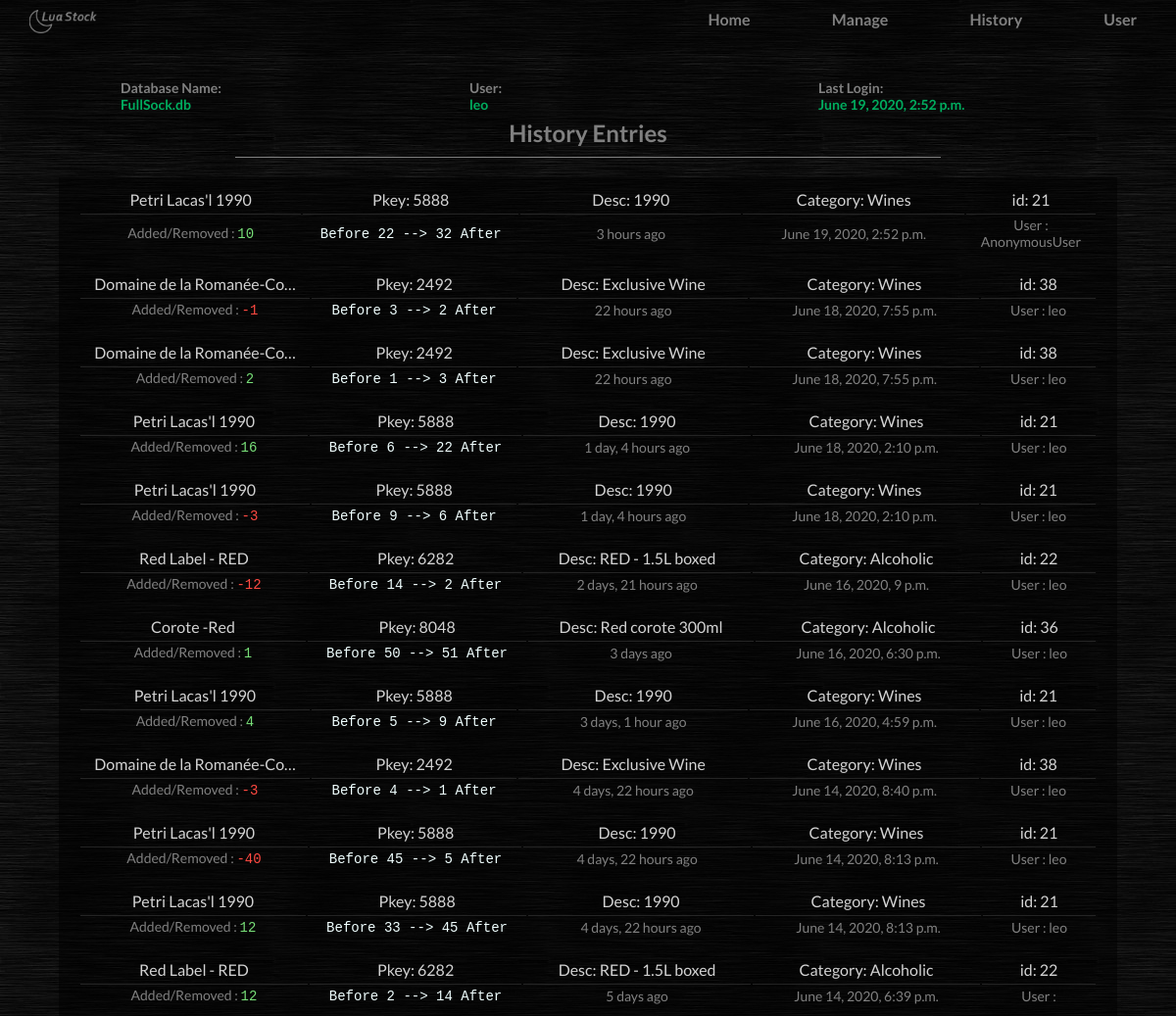
The app's page /history (signed in) with its own data.
### stock/models.py (models this page shows, shortened)
class HistConf(models.Model):
	item = models.ForeignKey(Product, on_delete=models.CASCADE)
	actual= models.PositiveSmallIntegerField()
	transition = models.IntegerField()
	total = models.PositiveSmallIntegerField()
	user = models.CharField(max_length=50)
	time = models.DateTimeField()

class Product(models.Model):
	name = models.CharField(max_length=50, unique=True)
	brand = models.CharField(max_length=20)
	category = models.ForeignKey(Category, on_delete=models.CASCADE)
	description = models.TextField(max_length=400)
	pkey = models.PositiveSmallIntegerField(unique=True, help_text="Unique Product Key. Current P.Key is unique")
	quantity = models.PositiveSmallIntegerField(help_text="Initial quantity value. Do no try to create a produt that already exists.")
	price = models.DecimalField(max_digits=8, decimal_places=2, help_text= " ex: $ 127.99 * Just type numbers")

class Category(models.Model):
	name = models.CharField(max_length=50, unique=True)
	description = models.TextField(max_length=400)
	def __str__(self):
		return self.name

### stock/views.py (the view)
# urls.py: path('history', views.history, name='history'),
def history(request):
	context ={'history':HistConf.objects.all()[::-1]}
	return render(request, 'stock/stock_history.html', context)

### stock/templates/stock/stock_history.html (shortened to what this page needs)
{% extends 'stock/base.html' %}
{% load static %}
{% load humanize %}
{% block title %}
	<link rel="stylesheet" href="{% static 'stock/history.css' %}">
{% endblock %}
{% block content %}
<h2 class="title">History Entries</h2>
<div class="histdiv">
		{% for hist in history %}
		<table>
			<tr class="item">
				<td> {{hist.item.name|truncatechars:25}} </td>
				<td style="width: 15%;"> Pkey: {{hist.item.pkey}} </td>
				<td> Desc: {{hist.item.description|truncatechars:18}} </td>
				<td> Category: {{hist.item.category}}</td>
				<td style="width: 10%;"> id: {{hist.item.id}}</td>
			</tr>
			<tr class="his">
				<td>Added/Removed :
				{% if hist.transition > 0 %}
					 <pre style="color: #77DD77; display: inline;">{{hist.transition}}</pre>
				{% else %}
					<pre style="color: #FF4941; display: inline;">{{hist.transition}}</pre>
				{% endif %}
				</td>
				<td><pre style="color: azure; display: inline; font-size: 14px;">Before {{hist.actual}} --> {{hist.total}} After</pre></td>
				<td>{{hist.time|naturaltime}}</td>
				<td>{{hist.time}}</td>
				<td>User : {{hist.user}}</td>
			</tr>
		{% empty %}
		<tr><td>No entries in database</td></tr>
		</table>
		{% endfor %}
</div>
{% endblock %}

### stock/templates/stock/base.html (shortened to what this page needs)
{% load static %}
<!DOCTYPE html>
<html>
<head>
	<link rel="stylesheet" href="{% static 'stock/base.css' %}">
	{% block title %}
	{% endblock %}
</head>
	<body style="font-family: 'Lato', sans-serif;">
			<nav class="top-bar">
				<ul class='title-area'>
					<li class='home'> <a href="{% url 'index' %}"> Home </a></li>
					<li class='manage'><a href="{% url 'manage' %}"> Manage </a></li>
					<li class='history'><a href="{% url 'history' %}"> History </a></li>
					<li class='user'><a href="{% url 'admin:index' %}"> User </a></li>
				</ul>
			</nav>
		<table class='cols'>
			<tr>
				<th> Database Name: <div id="greenfont"> FullSock.db </div></th>
				<th> User: <div id="greenfont"> {{request.user}} </div></th>
				<th> Last Login: <div id="greenfont"> {{request.user.last_login}} </div></th>
			</tr>
		</table>
		{% block content %}
		{% endblock %}
	</body>
</html>

### stock/static/stock/base.css (style rules this page uses)
body { background-image: url("background_texture.jpg"); margin: 0px; font-family: 'Lato', sans-serif; }
.head_table, .cols, .body, .foot, .items, .fname, ul { background-color: rgb(34, 34, 34); width: 95%; padding-left: 10px; margin-left: 30px; border: 1px gray solid; border-radius: 5px; color: gray; font-size: 14px; font-family: 'Lato', sans-serif; padding: 4px 10px; padding-left: 30px; text-align: left; text-decoration: none; }
.top-bar ul { background: url("icon.png") 30px 10px ; background-repeat: no-repeat; background-size: 70px; list-style-type: none; margin: 0; padding: 10px 0px; width: 100%; text-align: right; border: 0px; border-radius: 0px; background-color: rgba(0, 0, 0, 0.4); box-shadow: 0 0 30px 0 black; }
#greenfont { color: #00AD5F; }
.top-bar li, a { display: inline; color: gray; padding: 10px 20px; padding-top: 10px; text-align: center; text-decoration: none; font-size: 16px; font-weight: bold; transition: 0.3s; }
.cols { margin-top: 35px; margin-left: 0px; background-color: rgba(0,0,0, 0.3); box-shadow: 0 20px 20px 0 rgba(0,0,0, 0.3), 0 0 20px 0 rgba(0,0,0, 0.3) ; border:0px; padding-left: 10%; width: 100%; }
.cols th { text-align: left; border-radius: 5px; padding-bottom: 0px; width: 33%; }

### stock/static/stock/history.css (style rules this page uses)
.title { text-align: center; color: gray; width: 60%; border-bottom: 1px solid gray; margin: auto; padding-bottom: 10px; margin-bottom: 20px; }
table { color: gray; text-align: center; margin: auto; padding: 10px 10px; background-color: rgba(0, 0, 0, 0.5); margin: 0px auto; padding: 10px 20px; width: 90%; }
tr.item td { border-bottom: 1px solid rgba(50,50,50,0.7); color: lightgray; font-size: 16px; padding-bottom: 5px; width: 20%; }
tr.his td { padding: 0px 10px; font-size: 14px; }

### records on screen
HistConf: item.name "Petri Lacas'l 1990", item.pkey "5888", item.description "1990", item.category "Wines", item.id "21", transition "10", actual "22", total "32", time "3 hours ago", time "June 19, 2020, 2:52 p.m.", user "AnonymousUser"
HistConf: item.name "Domaine de la Romanée-Co…", item.pkey "2492", item.description "Exclusive Wine", item.category "Wines", item.id "38", transition "-1", actual "3", total "2", time "22 hours ago", time "June 18, 2020, 7:55 p.m.", user "leo"
HistConf: item.name "Domaine de la Romanée-Co…", item.pkey "2492", item.description "Exclusive Wine", item.category "Wines", item.id "38", transition "2", actual "1", total "3", time "22 hours ago", time "June 18, 2020, 7:55 p.m.", user "leo"
HistConf: item.name "Petri Lacas'l 1990", item.pkey "5888", item.description "1990", item.category "Wines", item.id "21", transition "16", actual "6", total "22", time "1 day, 4 hours ago", time "June 18, 2020, 2:10 p.m.", user "leo"
HistConf: item.name "Petri Lacas'l 1990", item.pkey "5888", item.description "1990", item.category "Wines", item.id "21", transition "-3", actual "9", total "6", time "1 day, 4 hours ago", time "June 18, 2020, 2:10 p.m.", user "leo"
HistConf: item.name "Red Label - RED", item.pkey "6282", item.description "RED - 1.5L boxed", item.category "Alcoholic", item.id "22", transition "-12", actual "14", total "2", time "2 days, 21 hours ago", time "June 16, 2020, 9 p.m.", user "leo"
HistConf: item.name "Corote -Red", item.pkey "8048", item.description "Red corote 300ml", item.category "Alcoholic", item.id "36", transition "1", actual "50", total "51", time "3 days ago", time "June 16, 2020, 6:30 p.m.", user "leo"
HistConf: item.name "Petri Lacas'l 1990", item.pkey "5888", item.description "1990", item.category "Wines", item.id "21", transition "4", actual "5", total "9", time "3 days, 1 hour ago", time "June 16, 2020, 4:59 p.m.", user "leo"
HistConf: item.name "Domaine de la Romanée-Co…", item.pkey "2492", item.description "Exclusive Wine", item.category "Wines", item.id "38", transition "-3", actual "4", total "1", time "4 days, 22 hours ago", time "June 14, 2020, 8:40 p.m.", user "leo"
HistConf: item.name "Petri Lacas'l 1990", item.pkey "5888", item.description "1990", item.category "Wines", item.id "21", transition "-40", actual "45", total "5", time "4 days, 22 hours ago", time "June 14, 2020, 8:13 p.m.", user "leo"
HistConf: item.name "Petri Lacas'l 1990", item.pkey "5888", item.description "1990", item.category "Wines", item.id "21", transition "12", actual "33", total "45", time "4 days, 22 hours ago", time "June 14, 2020, 8:13 p.m.", user "leo"
HistConf: item.name "Red Label - RED", item.pkey "6282", item.description "RED - 1.5L boxed", item.category "Alcoholic", item.id "22", transition "12", actual "2", total "14", time "5 days ago", time "June 14, 2020, 6:39 p.m."

### other values on screen
{{ request.user }} "leo"
{{ request.user.last_login }} "June 19, 2020, 2:52 p.m."
